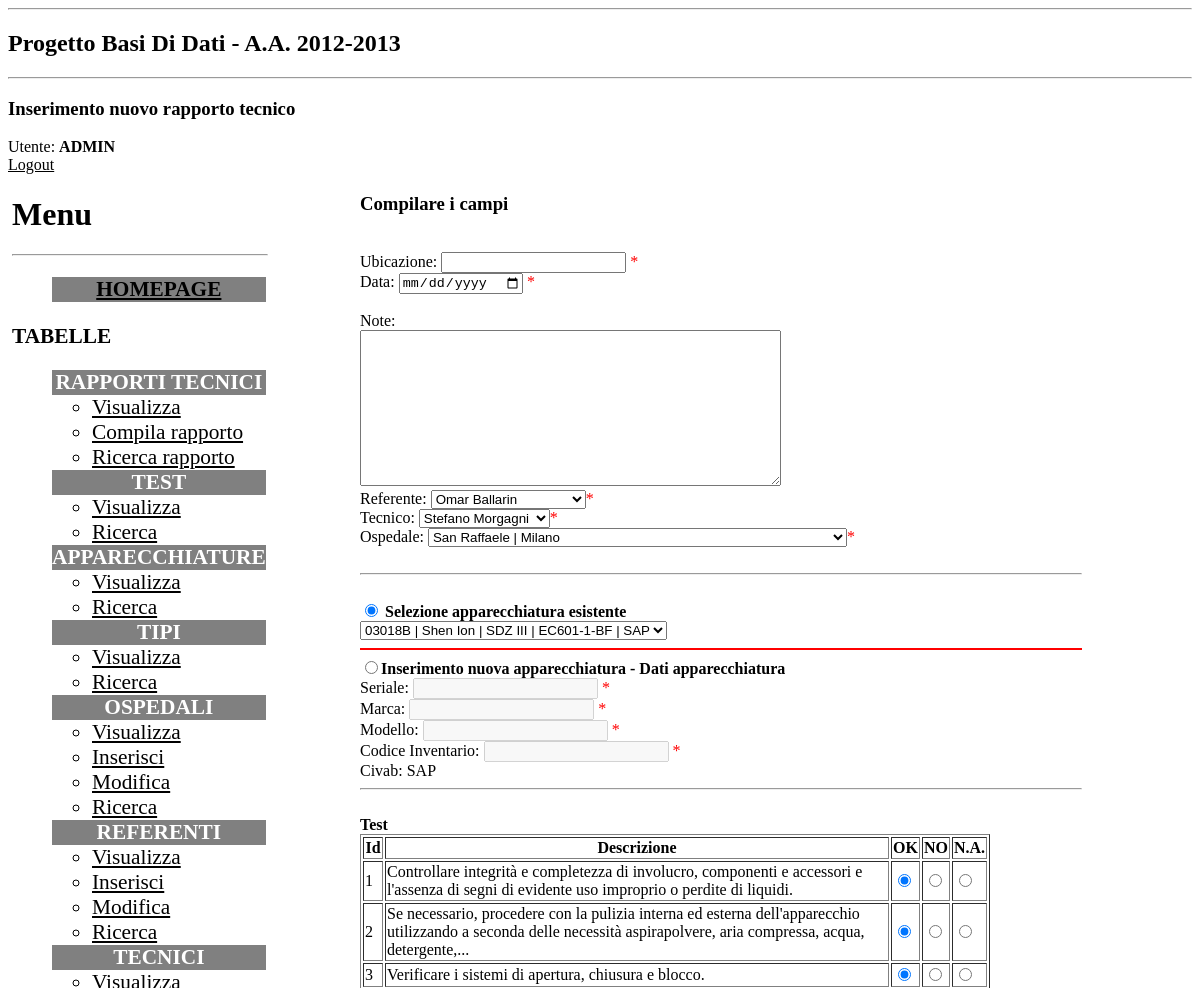
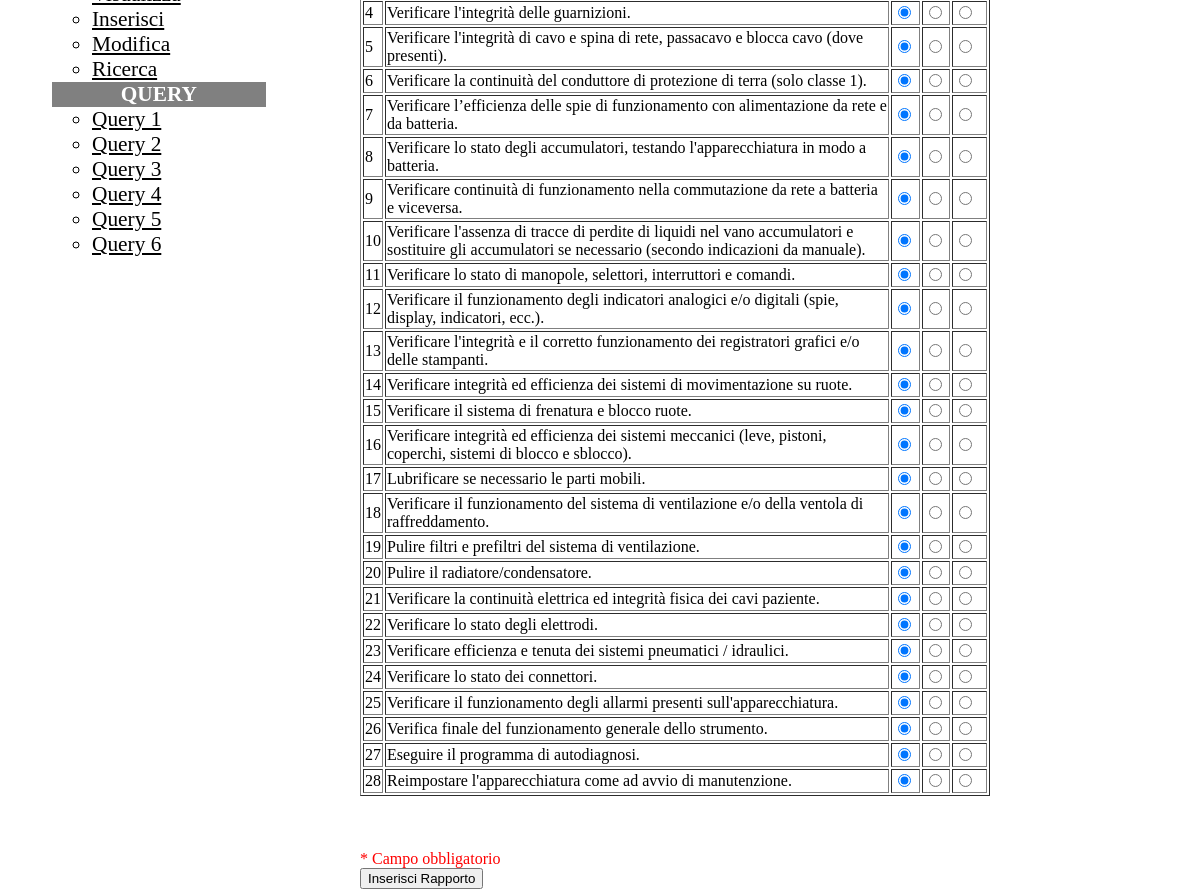
/Php/insert_rapporto.php?civab=SAP (signed in), run on the app's committed database (2 pictures, top to bottom).
### tables this page shows
CREATE TABLE IF NOT EXISTS `Test` (
  `idTest` int(11) NOT NULL,
  `Descrizione` varchar(255) DEFAULT NULL,
  PRIMARY KEY (`idTest`)
);

### Php/insert_rapporto.php (the view, shortened to what this page needs)
<?php
require("library.php");
page_start("Progetto Basi Di Dati - A.A. 2012-2013");
subtitle("Inserimento nuovo rapporto tecnico");
menu();
start_body();
echo "<form action='confirmRapporto.php' method=POST name='rapporto' id='rapporto' onSubmit='return checkForm();' >";
echo "
<B><H3>Compilare i campi</H3></B><br>
";
$civab=$_GET["civab"];
$conn=connectDB();
echo<<<END
  Ubicazione: <input type="text" name="ubicazione" id="ubicazione"> <font color='red'>*</font> <br>
  Data: <input type="date" name="data" id="data"> <font color='red'>*</font><br><br>
   Note:<br>
  <textarea rows=10 cols=50 name="note"></textarea>
END;
$query="SELECT idPersona, p.Nome, p.Cognome FROM Persone p NATURAL JOIN Referenti r";
$result=mysql_query($query, $conn);
echo<<<END
  <br>
  Referente:
  <select name="referente">
END;
while($row=mysql_fetch_array($result))
{
echo<<<END
  <option value="$row[0]">$row[1] $row[2]</option>
END;
}
echo<<<END
  </select><font color='red'>*</font>
END;
$query="SELECT idPersona, p.Nome, p.Cognome FROM Persone p NATURAL JOIN Tecnici t";
$result=mysql_query($query, $conn);
echo<<<END
  <br>
  Tecnico:
  <select name="tecnico">
END;
while($row=mysql_fetch_array($result))
{
echo<<<END
  <option value="$row[0]">$row[1] $row[2]</option>
END;
}
echo<<<END
  </select><font color='red'>*</font>
END;
$query="SELECT o.idOspedale, o.Nome, o.Citta FROM Ospedali o";
$result=mysql_query($query, $conn);
echo<<<END
  <br>
  Ospedale:
  <select name="ospedale">
END;
while($row=mysql_fetch_array($result))
{
echo<<<END
  <option value="$row[0]">$row[1] | $row[2]</option>
END;
}
echo<<<END
  </select><font color='red'>*</font><br><br>
END;
$query="SELECT * FROM Apparecchiature WHERE Civab='$civab'";
$result=mysql_query($query, $conn);
echo<<<END
  <hr width=100%><br>
  <input type="radio" name="selectApp" value="presente"  onclick="changeApp();" id="radioPres" checked>
  <b>Selezione apparecchiatura esistente</b>
  <br>
  <select name="serial" id="pres"> <font color='red'>*</font>
END;
while($row=mysql_fetch_array($result))
  echo "<option value='$row[0]'>$row[0] | $row[1] | $row[2] | $row[3] | $row[4]</option>";
echo<<<END
  <select>
END;
echo<<<END
  <hr width=100% color="red">
  <input type="radio" name="selectApp" value="nuova" onclick="changeApp();" id="radioNew"><b>Inserimento nuova apparecchiatura - Dati apparecchiatura</b> <br>
  Seriale: <input name="serialeApparecchiatura" id="newSer" disabled> <font color='red'>*</font> <br>
  Marca: <input name="marcaApp"  id="newMar" disabled> <font color='red'>*</font> <br>
  Modello: <input name="modelloApp"  id="newMod" disabled> <font color='red'>*</font> <br>
  Codice Inventario: <input name="codiceApp" id="newCod" disabled> <font color='red'>*</font> <br>
END;
echo<<<END
  Civab: $civab<input type="hidden" name="civabApp" value="$civab"><br>
END;
echo<<<END
  <hr width=100%>
  <br>
END;
$query="SELECT t.idTest, t.Descrizione FROM CompatibileCon cn NATURAL JOIN Test t WHERE cn.Civab='$civab'";
$result=mysql_query($query, $conn);
$i=0;
  echo "<b>Test</b>";
$table_head =  array("Id","Descrizione","OK","NO","N.A.");
table_start($table_head);
while ($row = mysql_fetch_row($result)) {
  $radio[0]="<input type=\"radio\" name=\"test$row[0]\" value='SI' checked/>";
  $radio[1]="<input type=\"radio\" name=\"test$row[0]\" value='NO' />";
  $radio[2]="<input type=\"radio\" name=\"test$row[0]\" value='N.A.' />";
  table_row(array_merge($row,$radio));
  $i++;
}
table_end();
echo "
  <br><br>
  <input type='hidden' name='numTest' value='$i'>
  <br>
  <font color='red'>* Campo obbligatorio</font> <br>
  <input type='submit' value='Inserisci Rapporto' name='btnInvia'>
  </form>
";
end_body();
page_end();
?>

### Php/library.php (shortened to what this page needs)
<?php
function page_start($title) {
  echo<<<END
<!DOCTYPE html PUBLIC "-//W3C//DTD XHTML 1.0 Strict//EN" "http://www.w3.org/TR/xhtml1/DTD/xhtml1-strict.dtd">
<html xmlns="http://www.w3.org/1999/xhtml"  xml:lang="it" lang="it">
<head>
<link rel="stylesheet" type="text/css" href="style.css">
<script type="text/javascript" src="script.js"></script>
<title>$title</title>
</head>
<body>
<hr />
<h2>$title</h2>
<hr />
END;
};
function menu()
{
$login=authenticate() or
  die("Accesso negato. Effettuare il <a href=\"login.php\">login</a>");;
echo "Utente: <b>" . strtoupper($login) .  "</b>";
echo "<br />";
echo hyperlink("Logout", "logout.php");
echo<<<END
<div style="position:absolute; left:1%; width:auto;">
<h1>Menu</h1>
<hr width=100% align="left">
<ul style="font-size:16pt;">
<li style="color:white;background-color:grey;text-align:center;"><A HREF="home.php"><b>HOMEPAGE</b></A></li>
</ul>
<text style="font-size:16pt;"><B>TABELLE</B></text>
<ul style="font-size:16pt;">
<li style="color:white;background-color:grey;text-align:center;"><b>RAPPORTI TECNICI</b></li>
  <ul>
  <li><a href="view_rapporti.php">Visualizza</a></li>
  <li><a href="select_tipo.php">Compila rapporto</a></li>
  <li><a href="ricercaRapporto.php">Ricerca rapporto</a></li>
  </ul>
<li style="color:white;background-color:grey;text-align:center;"><b>TEST</b></li>
  <ul>
  <li><a href="view_test.php">Visualizza</a></li>
  <li><a href="ricercaTest.php">Ricerca</a></li>
  </ul>
<li style="color:white;background-color:grey;text-align:center;"><b>APPARECCHIATURE</b></li>
  <ul>
  <li><a href="view_apparecchiature.php">Visualizza</a></li>
  <li><a href="ricercaApparecchiatura.php">Ricerca</a></li>
  </ul>
<li style="color:white;background-color:grey;text-align:center;"><b>TIPI</b></li>
  <ul>
  <li><a href="view_tipi.php">Visualizza</a></li>
  <li><a href="ricercaTipo.php">Ricerca</a></li>
  </ul>
<li style="color:white;background-color:grey;text-align:center;"><b>OSPEDALI</b></li>
  <ul>
  <li><a href="view_ospedali.php?request=view">Visualizza</a></li>
  <li><a href="insert_ospedale.php">Inserisci</a></li>
  <li><a href="view_ospedali.php?request=edit">Modifica</a></li>
  <li><a href="ricercaOspedale.php">Ricerca</a></li>
  </ul>
<li style="color:white;background-color:grey;text-align:center;"><b>REFERENTI</b></li>
  <ul>
  <li><a href="view_referenti.php?request=view">Visualizza</a></li>
  <li><a href="insert_referente.php">Inserisci</a></li>
  <li><a href="view_referenti.php?request=edit">Modifica</a></li>
  <li><a href="ricercaReferente.php">Ricerca</a></li>
  </ul>
<li style="color:white;background-color:grey;text-align:center;"><b>TECNICI</b></li>
  <ul>
  <li><a href="view_tecnici.php?request=view">Visualizza</a></li>
  <li><a href="insert_tecnico.php">Inserisci</a></li>
  <li><a href="view_tecnici.php?request=edit">Modifica</a></li>
  <li><a href="ricercaTecnico.php">Ricerca</a></li>
  </ul>
<li style="color:white;background-color:grey;text-align:center;"><b>QUERY</b></li>
  <ul>
  <li><a href="Query_1.php">Query 1</a></li>
  <li><a href="Query_2.php">Query 2</a></li>
  <li><a href="Query_3.php">Query 3</a></li>
  <li><a href="Query_4.php">Query 4</a></li>
  <li><a href="Query_5.php">Query 5</a></li>
  <li><a href="Query_6.php">Query 6</a></li>
  </ul>
</ul>
</div>
END;
}
function start_body()
{
echo<<<END
<div style="position:absolute; right:10%; left:30%; min-width:40%; width:auto;">
END;
}
function end_body()
{
echo<<<END
</div>
END;
}
function page_end() {
  echo "
</body>
</html>";
};
function subtitle($str) {
  echo "<h3>$str</h3>\n";
};
function hyperlink($str, $url) {
  return "<a href=\"$url\">$str</a>";
};
function table_start($row) {
  echo "<table border=\"1\">\n";
  echo "<tr>\n";
  foreach ($row as $field)
    echo "<th>$field</th>\n";
  echo "</tr>\n";
};
function table_row($row) {
  foreach ($row as $field)
    if ($field)
      echo "<td style='max-width:500px; height:auto;'>$field</td>\n";
    else
      echo "<td>---</td>\n";
  };
function table_end() {
  echo "</table>\n";
};
function authenticate() {
  $login=$_SESSION['logged'];
  if (! $login) {
    return FALSE;
  } else {
    return $login;
  }
}
?>

### Php/style.css (style rules this page uses)
a { color:black; text-decoration:underline; }

### data on the page
test: idTest "1", Descrizione "Controllare integrità e completezza di involucro, componenti e accessori e l'assenza di segni di evidente uso improprio o perdite di liquidi."
test: field "2", field "Se necessario, procedere con la pulizia interna ed esterna dell'apparecchio utilizzando a seconda delle necessità aspirapolvere, aria compressa, acqua, detergente,..."
test: idTest "3", Descrizione "Verificare i sistemi di apertura, chiusura e blocco."
test: idTest "4", Descrizione "Verificare l'integrità delle guarnizioni."
test: idTest "5", Descrizione "Verificare l'integrità di cavo e spina di rete, passacavo e blocca cavo (dove presenti)."
test: idTest "6", Descrizione "Verificare la continuità del conduttore di protezione di terra (solo classe 1)."
test: idTest "7", Descrizione "Verificare l’efficienza delle spie di funzionamento con alimentazione da rete e da batteria."
test: idTest "8", Descrizione "Verificare lo stato degli accumulatori, testando l'apparecchiatura in modo a batteria."
test: idTest "9", Descrizione "Verificare continuità di funzionamento nella commutazione da rete a batteria e viceversa."
test: idTest "10", Descrizione "Verificare l'assenza di tracce di perdite di liquidi nel vano accumulatori e sostituire gli accumulatori se necessario (secondo indicazioni da manuale)."
test: idTest "11", Descrizione "Verificare lo stato di manopole, selettori, interruttori e comandi."
test: idTest "12", Descrizione "Verificare il funzionamento degli indicatori analogici e/o digitali (spie, display, indicatori, ecc.)."
test: idTest "13", Descrizione "Verificare l'integrità e il corretto funzionamento dei registratori grafici e/o delle stampanti."
test: idTest "14", Descrizione "Verificare integrità ed efficienza dei sistemi di movimentazione su ruote."
test: idTest "15", Descrizione "Verificare il sistema di frenatura e blocco ruote."
test: idTest "16", Descrizione "Verificare integrità ed efficienza dei sistemi meccanici (leve, pistoni, coperchi, sistemi di blocco e sblocco)."
test: idTest "17", Descrizione "Lubrificare se necessario le parti mobili."
test: idTest "18", Descrizione "Verificare il funzionamento del sistema di ventilazione e/o della ventola di raffreddamento."
test: idTest "19", Descrizione "Pulire filtri e prefiltri del sistema di ventilazione."
test: idTest "20", Descrizione "Pulire il radiatore/condensatore."
test: idTest "21", Descrizione "Verificare la continuità elettrica ed integrità fisica dei cavi paziente."
test: idTest "22", Descrizione "Verificare lo stato degli elettrodi."
test: idTest "23", Descrizione "Verificare efficienza e tenuta dei sistemi pneumatici / idraulici."
test: idTest "24", Descrizione "Verificare lo stato dei connettori."
test: idTest "25", Descrizione "Verificare il funzionamento degli allarmi presenti sull'apparecchiatura."
test: idTest "26", Descrizione "Verifica finale del funzionamento generale dello strumento."
test: idTest "27", Descrizione "Eseguire il programma di autodiagnosi."
test: idTest "28", Descrizione "Reimpostare l'apparecchiatura come ad avvio di manutenzione."

### other printed values
$title "Progetto Basi Di Dati - A.A. 2012-2013"
$str "Inserimento nuovo rapporto tecnico"
$login "ADMIN"
$str "Logout"
$civab "SAP"
$field "Id"
$field "Descrizione"
$field "OK"
$field "NO"
$field "N.A."
form field referente "Omar Ballarin"
form field tecnico "Stefano Morgagni"
form field ospedale "San Raffaele | Milano"
form field serial "03018B | Shen Ion | SDZ III | EC601-1-BF | SAP"
